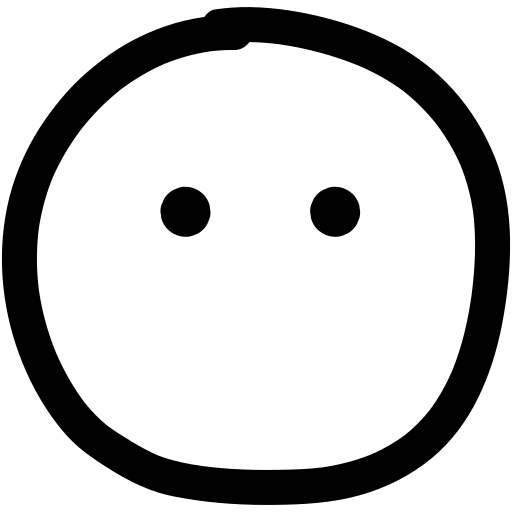
#> input picture legacy/ui/assets/expressions/blank.png, 512 x 512 px; its folder holds only this picture in this run
$ python -i icons.py   (imports and definitions only)
#> lines starting #> are read from the running program, lines starting #| are printed output that depends on the picture; after the words box and inside, x2 and y2 are one past the last pixel; in counts of white or black regions, pixels touching at a corner belong together
#> further down, picture is the input picture: PIL image 512x512 RGBA; mean R, G, B, A 0, 0, 0, 54.8
### core/paths.py
import sys
import os
from pathlib import Path

def _is_frozen():
    return hasattr(sys, "_MEIPASS") #PyInstaller sets this in both one file and onedir modes

if _is_frozen():
    BASE_DIR = Path(sys._MEIPASS)
else:
    BASE_DIR = Path(__file__).parent.parent

def _default_data_dir():
    return Path(os.environ.get("APPDATA", str(Path.home()))) / "Wisply"

def _resolve_data_dir():
    custom = os.environ.get("WISPLY_DATA_DIR")
    if custom:
        try:
            path = Path(custom)
            path.mkdir(parents = True, exist_ok = True)
            return path
        except OSError:
            print(f"WISPLY_DATA_DIR ({custom}) is not usable, using the default location instead.")

    path = _default_data_dir()
    path.mkdir(parents = True, exist_ok = True)
    return path

DATA_DIR = _resolve_data_dir()

### legacy/core/icons.py
import math

from PIL import Image, ImageChops, ImageDraw, ImageOps

from core import shapes
from core.paths import BASE_DIR, DATA_DIR

EXPRESSIONS_DIR = BASE_DIR / "ui" / "assets" / "expressions"
BOTS_DIR = DATA_DIR / "ui" / "assets" / "bots"

BADGE_COLOR = (230, 60, 60, 255)
BADGE_RADIUS = 44
BADGE_MARGIN = 50

SHAPE_FILE = "shape.txt" #this is to remember what shape an icon was last built with
SUPERSAMPLE = 4 #shapes are drawn 4 times larger, then shrunk, this will give us smooth edges
SHAPE_MARGIN = 4 #px kept clear around a shape so its edge isn't clipped
RING_RATIO = 0.9 #shape outline thickness compared with the artwork's own outline
FACE_FIT = 0.80 #shape of the shape's inner radius the face is allowed to use
SQUARE_RATIO = 0.90 #rounded square half-width relative to the shape radius
HEX_ROUNDING = 0.12 #corner rounding, as a share of the shape radius
DIAMOND_ROUNDING = 0.18

# [29 lines left out: functions _hex_to_rgba, _recolor, _outline_rgba, not called in this run]

def _line_mask(img):
    """255 wherever the artwork has a dark line, 0 elsewhere."""
    r, g, b, a = img.split()
#> r: PIL image 512x512 L; every value is 0
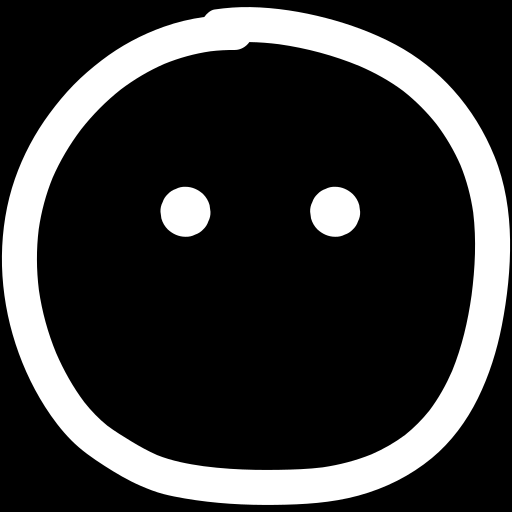
#> a: PIL image 512x512 L; min 0, max 255, mean 54.8
    dark = ImageChops.add(ImageChops.add(r, g), b).point(lambda v:255 if v < 200 else 0)
#> dark: PIL image 512x512 L; every value is 255
    solid = a.point(lambda v: 255 if v > 30 else 0)
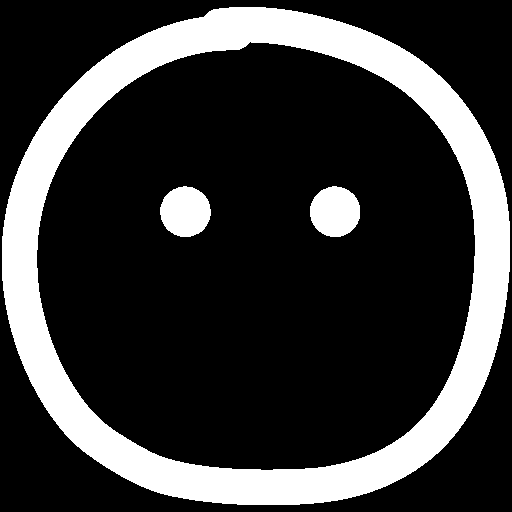
#> solid: PIL image 512x512 L; 21.9% white; 3 white regions, box (x1, y1, x2, y2) and area: (2, 7, 510, 505) 53497, (160, 186, 211, 237) 2016, (310, 186, 360, 237) 2009
    return ImageChops.multiply(dark, solid)

# [158 lines left out: functions _split_outline, _stroke_width, _feature_reach, _rounded_polygon, _shape_mask, _inradius_ratio and 3 more, not called in this run]

def get_available_expressions():
    """Returns the list of expression names available to pick from, based on files present"""
    return sorted(p.stem for p in EXPRESSIONS_DIR.glob("*.png"))

# [7 lines left out: function read_icon_shape, not called in this run]

>>> from PIL import Image
>>> picture = Image.open('../ui/assets/expressions/blank.png')
>>> result = _line_mask(picture)

$ run again, on legacy/ui/assets/expressions/content.png
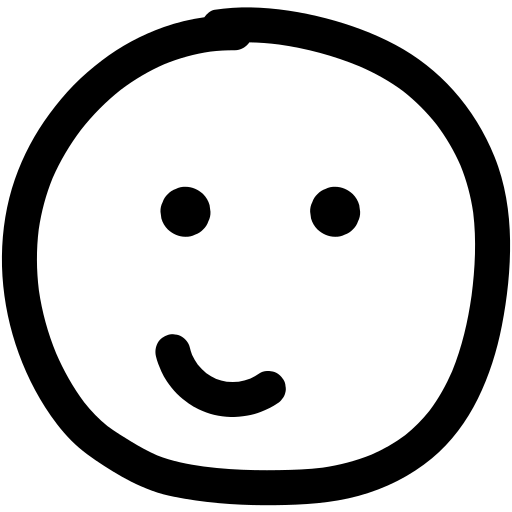
#> input picture legacy/ui/assets/expressions/content.png, 512 x 512 px
#> picture is the input picture: PIL image 512x512 RGBA; mean R, G, B, A 0, 0, 0, 59.8
#> r: PIL image 512x512 L; every value is 0
#> in _line_mask, `r, g, b, a = img.split()`:
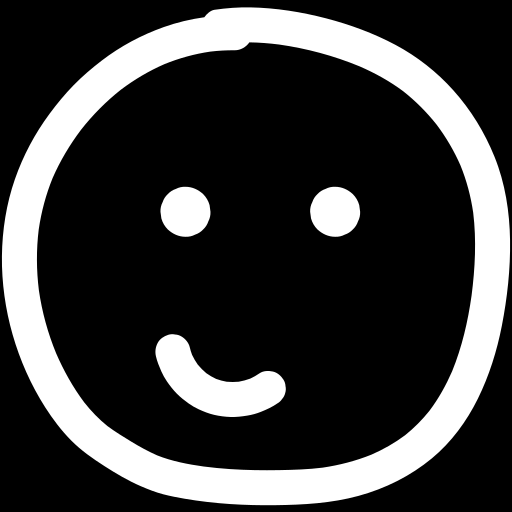
#> a: PIL image 512x512 L; min 0, max 255, mean 59.8
#> dark: PIL image 512x512 L; every value is 255
#> in _line_mask, `solid = a.point(lambda v: 255 if v > 30 else 0)`:
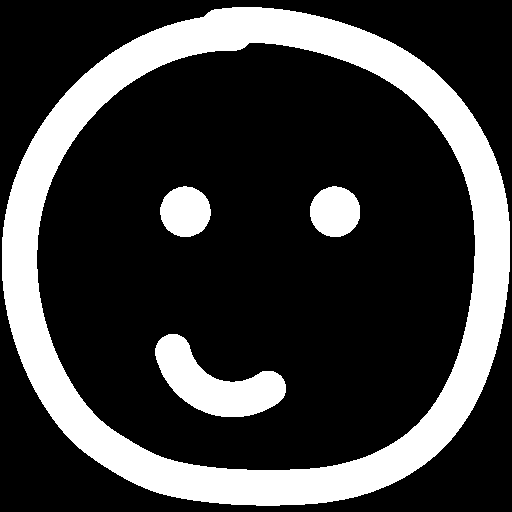
#> solid: PIL image 512x512 L; 24% white; 4 white regions, box (x1, y1, x2, y2) and area: (2, 7, 510, 506) 53497, (155, 334, 286, 417) 5296, (160, 186, 211, 237) 2016, (310, 186, 360, 237) 2009

$ run again, on legacy/ui/assets/expressions/happy.png
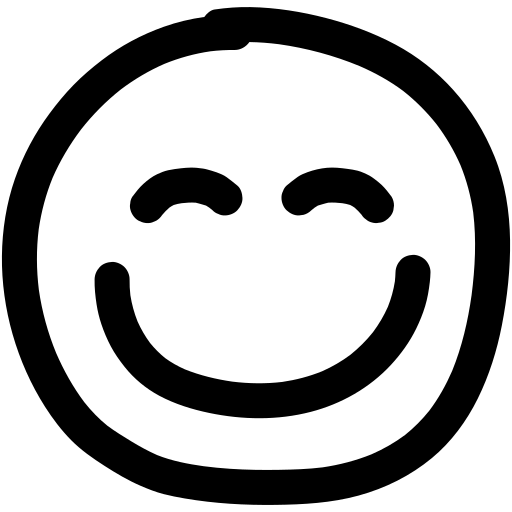
#> input picture legacy/ui/assets/expressions/happy.png, 512 x 512 px
#> picture is the input picture: PIL image 512x512 RGBA; mean R, G, B, A 0, 0, 0, 74.6
#> r: PIL image 512x512 L; every value is 0
#> in _line_mask, `r, g, b, a = img.split()`:
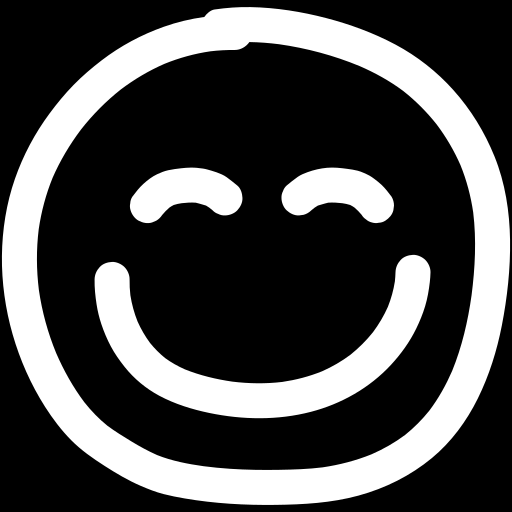
#> a: PIL image 512x512 L; min 0, max 255, mean 74.6
#> dark: PIL image 512x512 L; every value is 255
#> in _line_mask, `solid = a.point(lambda v: 255 if v > 30 else 0)`:
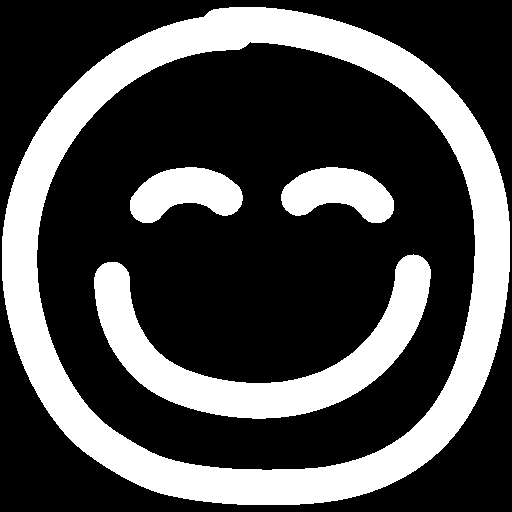
#> solid: PIL image 512x512 L; 29.9% white; 4 white regions, box (x1, y1, x2, y2) and area: (2, 7, 510, 505) 53499, (94, 254, 431, 419) 16599, (130, 167, 243, 223) 4130, (281, 167, 394, 223) 4128

$ run again, on legacy/ui/assets/expressions/kiss.png
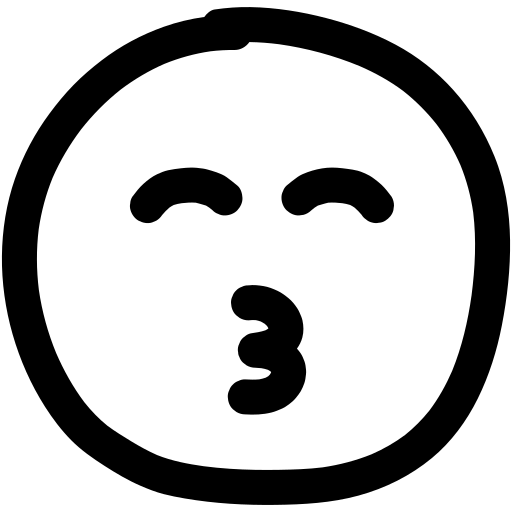
#> input picture legacy/ui/assets/expressions/kiss.png, 512 x 512 px
#> picture is the input picture: PIL image 512x512 RGBA; mean R, G, B, A 0, 0, 0, 65.8
#> r: PIL image 512x512 L; every value is 0
#> in _line_mask, `r, g, b, a = img.split()`:
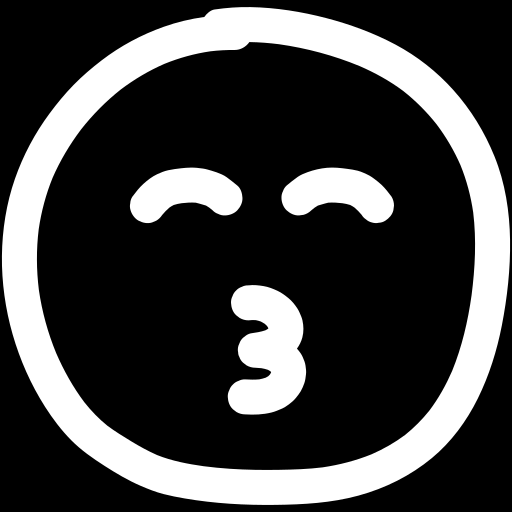
#> a: PIL image 512x512 L; min 0, max 255, mean 65.8
#> dark: PIL image 512x512 L; every value is 255
#> in _line_mask, `solid = a.point(lambda v: 255 if v > 30 else 0)`:
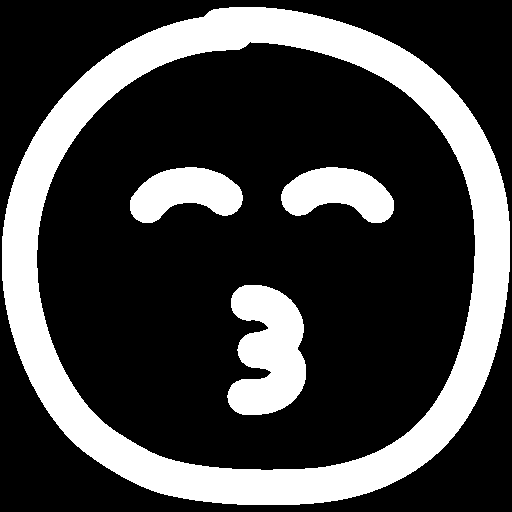
#> solid: PIL image 512x512 L; 26.3% white; 4 white regions, box (x1, y1, x2, y2) and area: (2, 7, 510, 505) 53495, (227, 285, 306, 415) 7297, (130, 167, 243, 223) 4130, (281, 167, 394, 223) 4130
